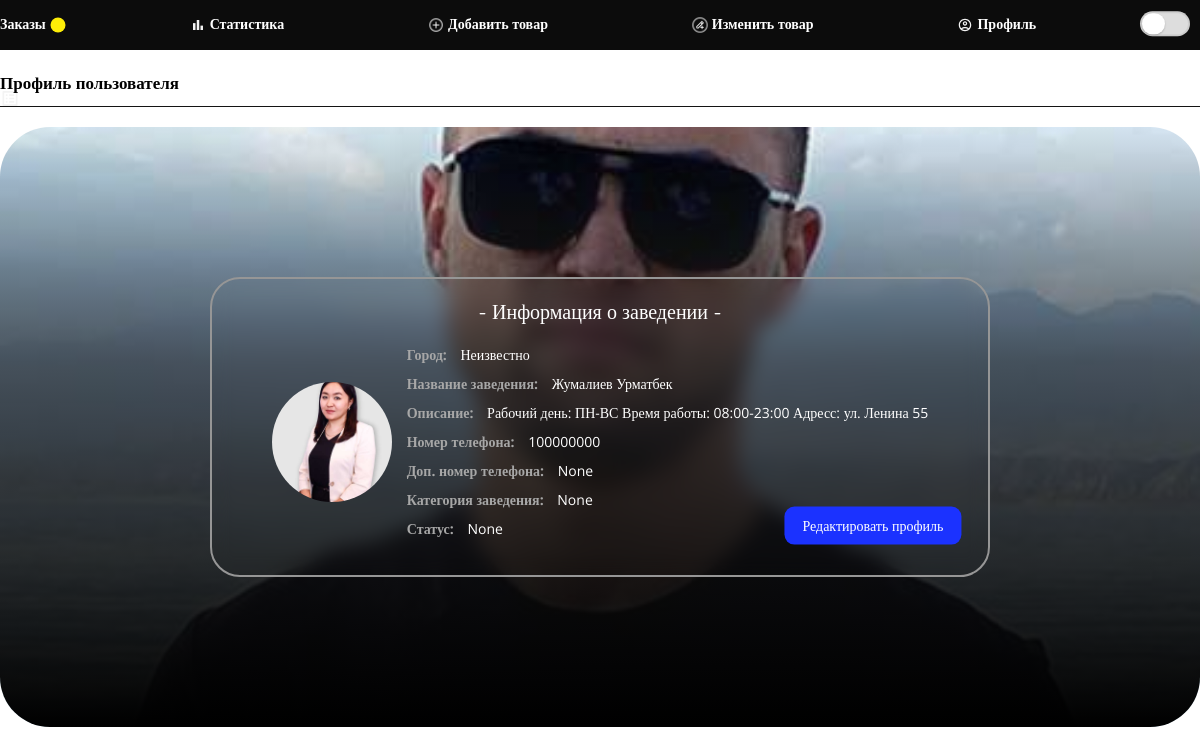
The app's page /profile/ (signed in) with its own data.
### account/models.py (models this page shows, shortened)
class CustomUser(AbstractUser):
    city = models.CharField(
        max_length=50,
        choices=CITY,
        default="Неизвестно"
    )
    USER_TYPES = [
        ('ordinary_user', 'Обычный пользователь'),
        ('food_user', 'Пользователь еда'),
        ('shop_user', 'Пользователь магазин'),
        ('taxi_user', 'Водитель такси'),
        ('courier_user', 'Водитель курьер'),
        ('taxi_company_user', 'Владелец таксопарк'),
    ]
    user_type = models.CharField(max_length=20, choices=USER_TYPES, default='ordinary_user')
    user_name = models.CharField(max_length=25, blank=True, null=True)
    user_description = models.CharField(max_length=500, default=description_txt, blank=True, null=True)
    user_phone_number = models.DecimalField(max_digits=9, decimal_places=0, blank=True, null=True)
    user_phone_number2 = models.DecimalField(max_digits=9, decimal_places=0, blank=True, null=True)
    user_mbank_qr = models.ImageField(upload_to=user_mbank_qr_path, blank=True, null=True)
    user_rsk_qr = models.ImageField(upload_to=user_rsk_qr_path, blank=True, null=True)
    user_mbank_link = models.CharField(max_length=500, blank=True, null=True)
    user_obank_link = models.CharField(max_length=500, blank=True, null=True)
    user_rsk_link = models.CharField(max_length=500, blank=True, null=True)
    user_abank_link = models.CharField(max_length=500, blank=True, null=True)
    user_raiting = models.DecimalField(max_digits=3, decimal_places=1, blank=True, null=True)
    balance = models.DecimalField(max_digits=15, decimal_places=2, blank=True, null=True)
    CATEGORY_OF_EDUCATION = [
        ('', ''),
        ('Food', 'Еда'),
        ('Vegetables', 'Овощи'),
        ('Shop', 'Магазин'),
    ]
    category_of_education = models.CharField(max_length=20, choices=CATEGORY_OF_EDUCATION, default='', blank=True, null=True)
    SUB_CATEGORY_OF_EDUCATION = [
        ('', ''),
        ('Grocery', 'Продуктовый'),
        ('Vegetables', 'Электроника'),
        ('Clothes', 'Одежды'),
        ('Office', 'Канцелярия'),
    ]
    sub_category_of_education = models.CharField(max_length=20, choices=SUB_CATEGORY_OF_EDUCATION, blank=True, null=True, default='')
    USER_STATUS = [
        ('', ''),
        ('Online', 'Онлайн'),
        ('Offline', 'Оффлайн'),
    ]
    user_status = models.CharField(max_length=20, choices=USER_STATUS, default='', blank=True, null=True)
    user_logo = models.ImageField(upload_to=user_logo_path, blank=True, null=True)
    user_logo_mini = models.ImageField(upload_to=user_logo_mini_path, blank=True, null=True)
    USER_BLOCKED = [
        ('', ''),
        ('Yes', 'Да'),
        ('No', 'Нет'),
    ]
    user_blocked = models.CharField(max_length=20, choices=USER_BLOCKED, default='No')
    groups = models.ManyToManyField(
        Group,
        verbose_name='groups',
        blank=True,
        related_name='custom_user_set',  # Пример названия, которое можно выбрать
        related_query_name='user',
    )
    user_permissions = models.ManyToManyField(
        Permission,
        verbose_name='user permissions',
        blank=True,
        related_name='custom_user_set',  # Пример названия, которое можно выбрать
        related_query_name='user',
    )

### profile_info/views.py (the view)
# urls.py: path('profile/', profile_view, name='profile'),
@login_required  # Убедимся, что страница доступна только для авторизованных пользователей
def profile_view(request):
    user = request.user  # Получаем текущего авторизованного пользователя
    return render(request, 'profile/profile.html', {'user': user})

### templates/profile/profile.html (shortened to what this page needs)
{% extends 'basis/basis_admin.html' %}
{% block link %}
    <link rel="stylesheet" href="/static/css/profile.css">
{% endblock %}
{% block main %}
<main>
    <h1 class="title">Профиль пользователя</h1>
    <div class="profile-container">
        <div class="profile-background">
            <img class="profile-background-img" src="{{ user.user_logo.url }}" alt="User Logo"">
            <div class="profile-background-gradient"></div>
            <div class="profile-info">
                <h2>- Информация о заведении -</h2>
                <div class="profile-logo">
                    <img src="{{ user.user_logo_mini.url }}" alt="Mini Logo">
                </div>
                <div class="profile-info-text">
                    <p><span>Город:</span> {{ user.city }}</p>
                    <p><span>Название заведения:</span> {{ user.user_name }}</p>
                    <p><span>Описание:</span> {{ user.user_description }}</p>
                    <p><span>Номер телефона:</span> {{ user.user_phone_number }}</p>
                    <p><span>Доп. номер телефона:</span> {{ user.user_phone_number2 }}</p>
                    <p><span>Категория заведения:</span> {{ user.get_category_of_education_display }}</p>
                    <p><span>Статус:</span> {{ user.get_user_status_display }}</p>
                </div>
                <a class="profile-edit" href="{% url 'edit_profile' %}">Редактировать профиль</a>
            </div>
        </div>
    </div>
</main>
{% endblock %}

### static/css/basis_admin.css (style rules this page uses)
* { padding: 0; margin: 0; border: 0; }
*, *:before, *:after { box-sizing: border-box; }
html, body { height: 100%; width: 100%; font-size: 100%; line-height: 1; font-size: 14px; -ms-text-size-adjust: 100%; -moz-text-size-adjust: 100%; -webkit-text-size-adjust: 100%; }
a, a:visited { text-decoration: none; }
img { vertical-align: top; }
h1, h2, h3, h4, h5, h6 { font-size: inherit; font-weight: 400; }

### static/css/profile.css (style rules this page uses)
main { max-width: 1280px; margin: 0 auto; margin-top: 60px; }
main .title { font-family: "Open Sans"; font-size: 17px; font-weight: 700; margin-bottom: 20px; text-align: left; border-bottom: 1px solid #141414; }
main .title::after { display: block; content: ""; width: 20px; height: 15px; background: url("/static/icons/orders.svg") center/cover no-repeat; }
main .profile-container { width: 100%; }
main .profile-container .profile-background { width: 100%; padding: 0 0 50% 0; position: relative; border-radius: 50px; overflow: hidden; }
main .profile-container .profile-background .profile-background-img { position: absolute; top: 0; left: 0; width: 100%; height: 100%; -o-object-fit: cover; object-fit: cover; z-index: 1; }
main .profile-container .profile-background .profile-background-gradient { position: absolute; top: 0; left: 0; width: 100%; height: 100%; -o-object-fit: cover; object-fit: cover; z-index: 2; background: linear-gradient(0deg, rgb(0, 0, 0) 0%, rgba(34, 34, 34, 0.6909138655) 61%, rgba(96, 96, 96, 0) 100%); }
main .profile-container .profile-background .profile-info { width: 65%; height: 50%; position: absolute; top: 50%; left: 50%; transform: translate(-50%, -50%); z-index: 3; display: flex; justify-content: center; align-items: center; gap: 15px; padding: 20px; border: 2px solid #969696; border-radius: 30px; background: rgba(255, 255, 255, 0); backdrop-filter: blur(10px); -webkit-backdrop-filter: blur(10px); }
main .profile-container .profile-background .profile-info h2 { position: absolute; left: 50%; top: 8%; color: #fff; font-family: "Nunito"; font-size: 20px; transform: translateX(-50%); }
main .profile-container .profile-background .profile-info .profile-logo { margin-top: 4%; width: 120px; height: 120px; overflow: hidden; position: relative; border-radius: 50%; }
main .profile-container .profile-background .profile-info .profile-logo img { position: absolute; top: 0; left: 0; width: 100%; height: 100%; -o-object-fit: cover; object-fit: cover; z-index: 1; }
main .profile-container .profile-background .profile-info .profile-info-text { margin-top: 4%; display: flex; flex-direction: column; gap: 15px; }
main .profile-container .profile-background .profile-info .profile-info-text p { color: #fff; font-family: "Open Sans"; font-size: 14px; }
main .profile-container .profile-background .profile-info .profile-info-text p span { font-weight: 700; color: #a7a7a7; padding: 0 10px 0 0; }
main .profile-container .profile-background .profile-info .profile-edit { display: inline-block; position: absolute; bottom: 0; right: 0; transform: translate(-15%, -80%); z-index: 4; color: #fff; padding: 12px 18px; background-color: rgb(27, 50, 255); color: #fff; font-family: "Open Sans"; font-size: 14px; border-radius: 10px; transition: all 0.3s ease 0s; }

### records on screen
CustomUser: user_logo (picture), user_logo_mini (picture), city "Неизвестно", user_name "Жумалиев Урматбек", user_description "Рабочий день: ПН-ВС Время работы: 08:00-23:00 Адресс: ул. Ленина 55", user_phone_number "100000000", user_phone_number2 "None", category_of_education "None", user_status "None"
